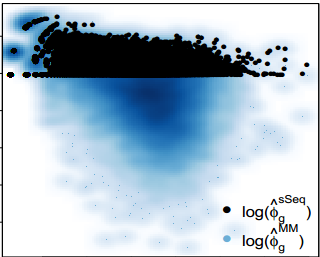

Write the R code that produced this figure.
biocPackage<-function (pkg) {if (!require(pkg, character.only = TRUE)) {source("http://bioconductor.org/biocLite.R"); biocLite(pkg);require(pkg, character.only = TRUE)}}
biocPackage("sSeq")

# input_table <- read.csv("C:/Users/hexu/Desktop/old versions/VisRSeq.0.72.7/VisRSeq.0.72.7/data/counts_tab.txt",sep = "\t")
# input_table <- read.table("C:/Users/hexu/Desktop/old versions/VisRSeq.0.72.7/VisRSeq.0.72.7/data/test.txt",sep="\t",header=TRUE)
# #input_columns <- c("CT.PA.1","CT.PA.2","KD.PA.3","KD.PA.4","CT.SI.5","KD.SI.6","CT.SI.7")
# input_sample1 <- c("CT.PA.1","CT.PA.2")
# input_sample2 <- c("KD.PA.3","KD.PA.4")
# #input_precon <- "1,1,2,2"
# input_precol = "1,2,1,2"

# input_pairedDesign = FALSE
# input_pairedDesigndispMethod = c("per-pair","pooled")[2]
# input_useFisher = FALSE
# 
# input_cutoff = 0.05


visr.applyParameters()


if (length(input_sample1) == 1) error_message <- "Warning: there are no replicates in group 1."  
if (length(input_sample2) == 1) error_message <- "Warning: there are no replicates in group 2."

par(mfrow = c(2,3))

countsTable1 = input_table[,input_sample1]
countsTable2 = input_table[,input_sample2]
countsTable = cbind(countsTable1, countsTable2)
#input_con = as.character(eval(parse(text = paste("c(",input_precon,")"))))
input_con = c(rep("A",length(input_sample1)),rep("B",length(input_sample2)))
#exact test to get differential expressed genes
{{
  if( input_precol == "") {
  res1 = nbTestSH(countsTable, 
                conds = input_con, "A", "B",
                useFisher = input_useFisher)
}else{
  input_coLevels=data.frame(subjects=(eval(parse(text = paste("c(",input_precol,")")))))
  res1 = nbTestSH(countsTable, 
                  conds = input_con, "A", "B",
                  coLevels = input_coLevels,
                  pairedDesign = input_pairedDesign, 
                  pairedDesign.dispMethod = input_pairedDesigndispMethod,
                  useFisher = input_useFisher)
}
}}

print(capture.output(cat("\nexact test to get differential expressed genes\n")),collapse='\n') 
print(capture.output(head(res1)),collapse='\n')

# head(res1)
output_mean <- res1$Mean  # The row per-gene averages over the values in countsTable
output_log2FoldChange <- res1$rawLog2FoldChange
output_pvalue <- res1$pval
output_cluster <- ifelse(output_pvalue < 0.1, ifelse(output_log2FoldChange < 0, -1, 1), 0)
output_cluster[is.na(output_cluster)] = 0

counts<-prop.table(table((output_cluster)))*length(output_cluster)
print(capture.output(cat("\nsummary\n")),collapse='\n') 
print(capture.output(print(counts)),collapse='\n')

# a plot of ASD values when varying the shrinkage targets
{{
  if( input_precol == "") {
    disp1 = nbTestSH(countsTable, conds = input_con, "A", "B",SHonly=TRUE, plotASD=TRUE)
  }else{
    disp1 = nbTestSH(countsTable, 
                     conds = input_con, "A", "B",
                     coLevels = input_coLevels,
                     pairedDesign = input_pairedDesign, 
                     pairedDesign.dispMethod = input_pairedDesigndispMethod,
                     SHonly=TRUE, 
                     plotASD=TRUE)
  }
}}
# a scatter plot visualizing the relationship between the dispersion estimates and the mean estimates
plotDispersion(disp1, legPos="bottomright")

# variance plot
rV = rowVars(countsTable);
mu = rowMeans(countsTable); 
SH.var =  (disp1$SH * mu^2 + mu)
smoothScatter(log(rV)~log(mu), main="Variance Plot", ylab='log(variance)', xlab='log(mean)', col=blues9[5], cex.axis=1.8)
points( log(SH.var)~log(mu), col="black", pch=16)
leg1 =  expression(paste("log(", hat("V")[g]^"sSeq", ")", sep=''));
leg2 =  expression(paste("log(", hat("V")[g]^"MM", ")", sep=''));
legend("bottomright", legend=c(leg1,leg2), col=c("black",blues9[5]), pch=c(16, 1), cex=0.8)


#obtain the p-values for the comparison AvsA.
conds2.Hammer = c("A","B");
res1.2 =  nbTestSH( countsTable[,1:2], conds2.Hammer, "A", "B");
#draw the ECDF plot;
dd = data.frame(AvsA=res1.2$pval, AvsB=res1$pval);
ecdf <- ecdfAUC(dd, col.line=c("green", "red"), main = "ECDF, Hammer", drawRef = TRUE, rm1=TRUE)
print(capture.output(cat("\ndraw the ECDF plot\n")),collapse='\n') 
print(capture.output(print(ecdf)),collapse='\n')

# MV plot helps to detect any dependent structures between the means and the differences in condition A and B. 
# In a MV plot, we expect to see that the dots are roughly distributed on the two sides of the zero horizontal line without any
# dependent patter between M and V. 
# A volcano plot is a scatter plot that visualizes the linear dependence 
# between the statistical changes (e.g. -log2(p-value)) and the biological changes (e.g. log2(fold change)). 
# We expect to see that the dots are linearly and evenly distributed on the two sides of the zero vertical line.
{{
  drawMA_vol.2 <- function (y, groups2, pv, cutoff = NULL, xlab1 = "(log2(A)+log2(B))/2", 
                            ylab1 = "log2(A)-log2(B)", tt1 = "MA plot", tt2 = "volcano plot", 
                            log2FoldChange = NULL, col1 = c("black", "red")) {
    AB = unique(groups2)
    A = AB[1]
    B = AB[2]
    if (length(pv) != dim(y)[[1]]) 
      stop("check if pv is matched to y for drawMAfunction.")
    if (ncol(y) != length(groups2) & length(unique(groups2)) != 
          2) 
      stop("check y and groups2 for drawMA function.")
    muA = rowMeans(as.matrix(y[, groups2 %in% A]))
    muA[muA == 0] = 1
    muB = rowMeans(as.matrix(y[, groups2 %in% B]))
    muB[muB == 0] = 1
    if (is.null(log2FoldChange)) 
      log2FoldChange = log2(muA/muB)
    baseMean = log2(muA * muB)/2
    # op <- par(mfrow = c(1, 2))
    if (is.null(xlab1) | is.null(ylab1)) {
      cond1 = unique(groups2)
      leg.A = cond1[1]
      leg.B = cond1[2]
      xlab1 = paste("(log2(", leg.A, ")+log2(", leg.B, "))/2", 
                    sep = "")
      ylab1 = paste("(log2(", leg.A, ")-log2(", leg.B, "))/2", 
                    sep = "")
    }
    plot(y = log2FoldChange, x = baseMean, pch = 16, cex = 0.3, 
         col = col1[1], xlab = xlab1, ylab = ylab1, main = tt1)
    if (is.null(cutoff)) {
      cutoff = min(pv[order(pv)][floor(nrow(y) * 0.05)], 0.05)
      print(paste("cutoff", cutoff))
    }
    sel = pv < cutoff
    points(x = baseMean[sel], y = log2FoldChange[sel], col = col1[2], 
           cex = 0.6, pch = 16)
    abline(h = 0, col = "blue")
    log2pv = -log2(pv)
    plot(y = log2pv, x = log2FoldChange, pch = 16, cex = 0.3, 
         col = col1[1], ylab = "-log2(pvalue)", xlab = "log2(fold change)", 
         main = tt2)
    points(y = log2pv[sel], x = log2FoldChange[sel], col = col1[2], 
           cex = 0.3, pch = 16)
    abline(v = 0, col = "blue")
  }
}}
drawMA_vol.2(countsTable, input_con, res1$pval, cutoff=input_cutoff);
